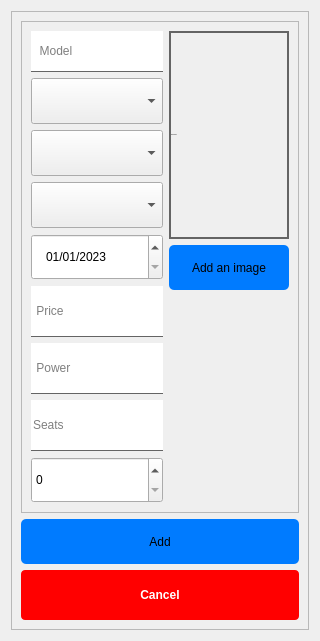
         <widget class="QWidget" name="page_add_car">
          <layout class="QGridLayout" name="gridLayout_28">
           <item row="0" column="0">
            <widget class="QFrame" name="frame_15">
             <property name="frameShape">
              <enum>QFrame::StyledPanel</enum>
             </property>
             <property name="frameShadow">
              <enum>QFrame::Raised</enum>
             </property>
             <layout class="QGridLayout" name="gridLayout_29">
              <item row="0" column="0">
               <layout class="QVBoxLayout" name="verticalLayout_14">
                <item>
                 <widget class="QFrame" name="frame_16">
                  <property name="styleSheet">
                   <string notr="true">width:100px;</string>
                  </property>
                  <property name="frameShape">
                   <enum>QFrame::StyledPanel</enum>
                  </property>
                  <property name="frameShadow">
                   <enum>QFrame::Raised</enum>
                  </property>
                  <layout class="QGridLayout" name="gridLayout_38">
                   <item row="0" column="0" rowspan="3">
                    <layout class="QGridLayout" name="gridLayout_30">
                     <item row="7" column="0">
                      <widget class="QLineEdit" name="seats">
                       <property name="styleSheet">
                        <string notr="true">height: 50px;
border: 0;
border-bottom: 1px solid rgb(100,100,100)</string>
                       </property>
                       <property name="placeholderText">
                        <string>Seats</string>
                       </property>
                      </widget>
                     </item>
                     <item row="8" column="0">
                      <widget class="QSpinBox" name="doors">
                       <property name="styleSheet">
                        <string notr="true">height:40px;</string>
                       </property>
                       <property name="maximum">
                        <number>12</number>
                       </property>
                      </widget>
                     </item>
                     <item row="4" column="0">
                      <widget class="QDateEdit" name="production_date">
                       <property name="styleSheet">
                        <string notr="true">height:40px;
padding-left:10px; </string>
                       </property>
                       <property name="dateTime">
                        <datetime>
                         <hour>0</hour>
                         <minute>0</minute>
                         <second>0</second>
                         <year>2023</year>
                         <month>1</month>
                         <day>1</day>
                        </datetime>
                       </property>
                       <property name="maximumDateTime">
                        <datetime>
                         <hour>23</hour>
                         <minute>59</minute>
                         <second>59</second>
                         <year>9999</year>
                         <month>12</month>
                         <day>23</day>
                        </datetime>
                       </property>
                       <property name="displayFormat">
                        <string>dd/MM/yyyy</string>
                       </property>
                      </widget>
                     </item>
                     <item row="5" column="0">
                      <widget class="QLineEdit" name="price">
                       <property name="styleSheet">
                        <string notr="true">height: 50px;
border: 0;
border-bottom: 1px solid rgb(100,100,100)</string>
                       </property>
                       <property name="placeholderText">
                        <string> Price</string>
                       </property>
                      </widget>
                     </item>
                     <item row="6" column="0">
                      <widget class="QLineEdit" name="power">
                       <property name="styleSheet">
                        <string notr="true">height: 50px;
border: 0;
border-bottom: 1px solid rgb(100,100,100)</string>
                       </property>
                       <property name="text">
                        <string/>
                       </property>
                       <property name="placeholderText">
                        <string> Power</string>
                       </property>
                      </widget>
                     </item>
                     <item row="3" column="0">
                      <widget class="QComboBox" name="comboBoxGear_1">
                       <property name="styleSheet">
                        <string notr="true">height: 40px; </string>
                       </property>
                      </widget>
                     </item>
                     <item row="0" column="0">
                      <widget class="QLineEdit" name="model">
                       <property name="styleSheet">
                        <string notr="true">height: 40px;
border: 0;
border-bottom: 1px solid rgb(100,100,100)</string>
                       </property>
                       <property name="placeholderText">
                        <string>  Model</string>
                       </property>
                      </widget>
                     </item>
                     <item row="1" column="0">
                      <widget class="QComboBox" name="comboBoxBrand_1">
                       <property name="styleSheet">
                        <string notr="true">height: 40px; </string>
                       </property>
                      </widget>
                     </item>
                     <item row="2" column="0">
                      <widget class="QComboBox" name="comboBoxFuel_1">
                       <property name="styleSheet">
                        <string notr="true">height: 40px; </string>
                       </property>
                      </widget>
                     </item>
                    </layout>
                   </item>
                   <item row="0" column="1">
                    <widget class="QLabel" name="image_label_car">
                     <property name="font">
                      <font>
                       <family>Georgia</family>
                       <pointsize>-1</pointsize>
                       <weight>50</weight>
                       <italic>false</italic>
                       <bold>false</bold>
                      </font>
                     </property>
                     <property name="styleSheet">
                      <string notr="true">color:black;
border: 2px solid rgb(100,100,100);
 
font: 30px &quot;Georgia&quot;;
</string>
                     </property>
                     <property name="text">
                      <string>Upload  image </string>
                     </property>
                    </widget>
                   </item>
                   <item row="1" column="1">
                    <widget class="QPushButton" name="add_image_Btn">
                     <property name="styleSheet">
                      <string notr="true">background-color: #007bff;
border: 0;
border-radius: 5px;
height: 25px;
padding: 10px;</string>
                     </property>
                     <property name="text">
                      <string>Add an image</string>
                     </property>
                    </widget>
                   </item>
                  </layout>
                 </widget>
                </item>
                <item>
                 <widget class="QPushButton" name="addcar_Btn">
                  <property name="styleSheet">
                   <string notr="true">background-color: #007bff;
border: 0;
border-radius: 5px;
height: 25px;
padding: 10px;</string>
                  </property>
                  <property name="text">
                   <string>Add</string>
                  </property>
                 </widget>
                </item>
                <item>
                 <widget class="QPushButton" name="cancelBtn_2">
                  <property name="styleSheet">
                   <string notr="true">background-color: red;
color: white;
font-weight: bold;
border: 0;
border-radius: 4px;
height: 50px;</string>
                  </property>
                  <property name="text">
                   <string>Cancel</string>
                  </property>
                 </widget>
                </item>
               </layout>
              </item>
             </layout>
            </widget>
           </item>
          </layout>
         </widget>
